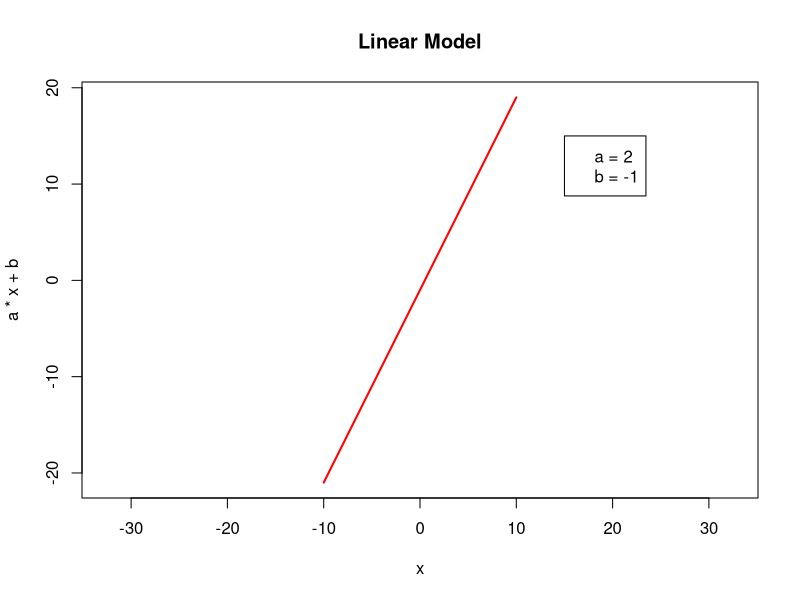
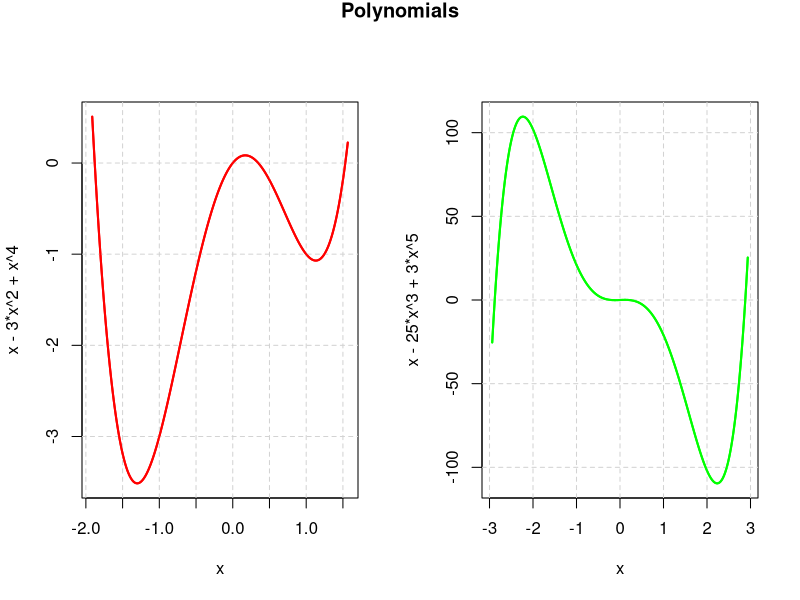
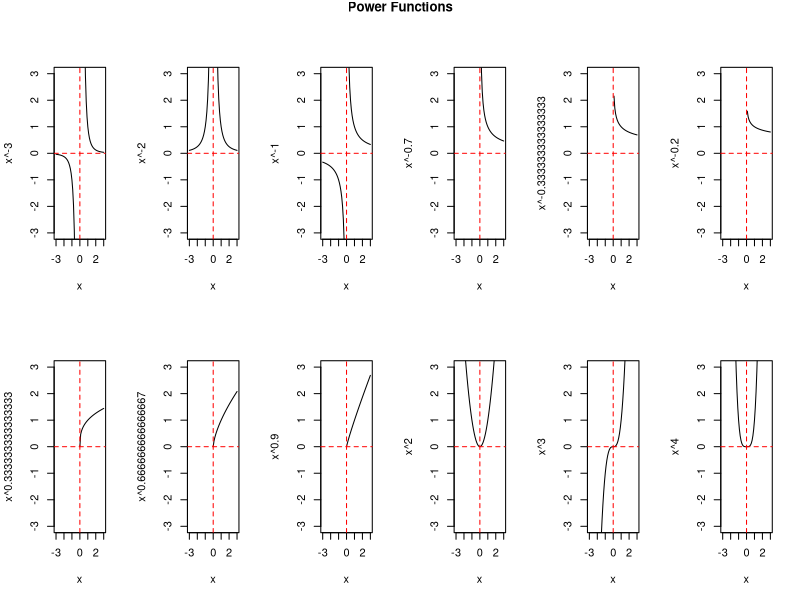
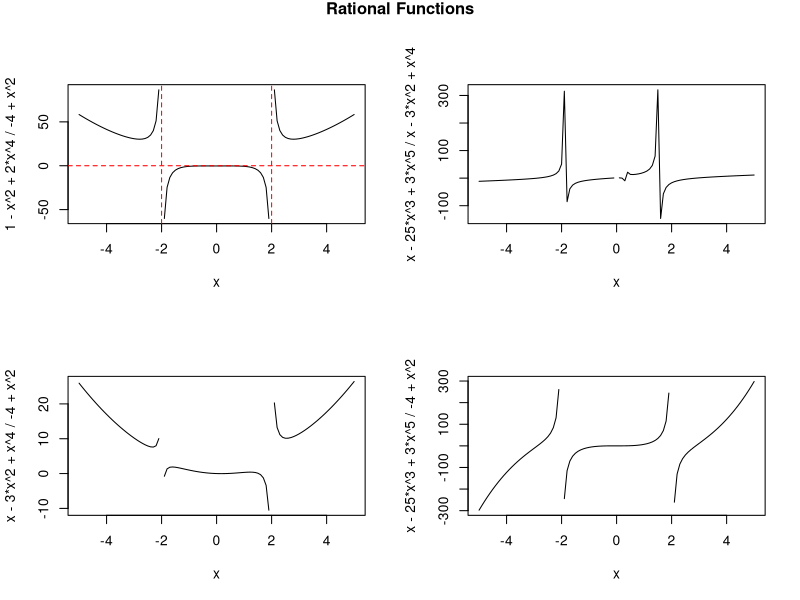
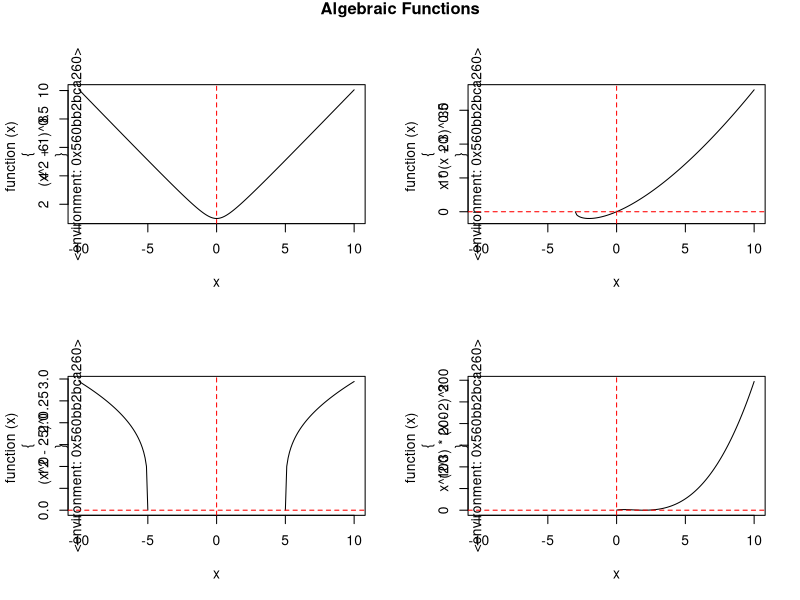
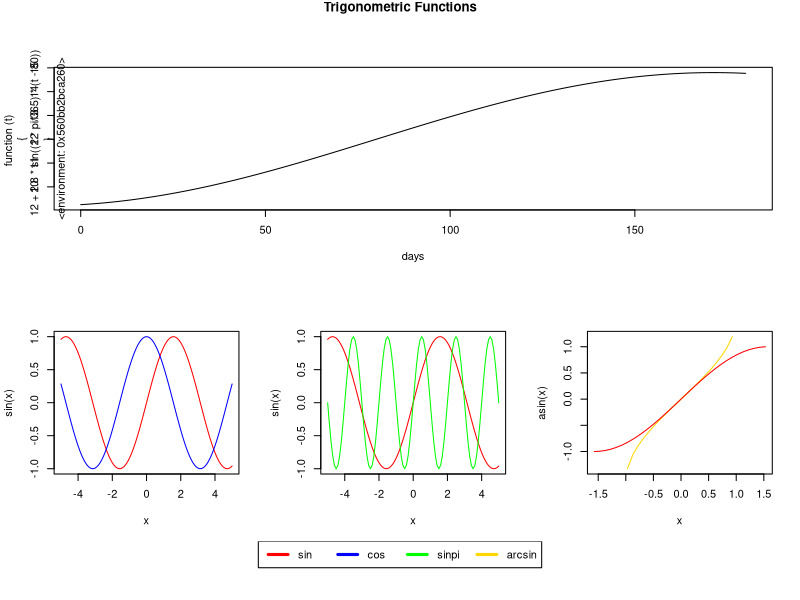
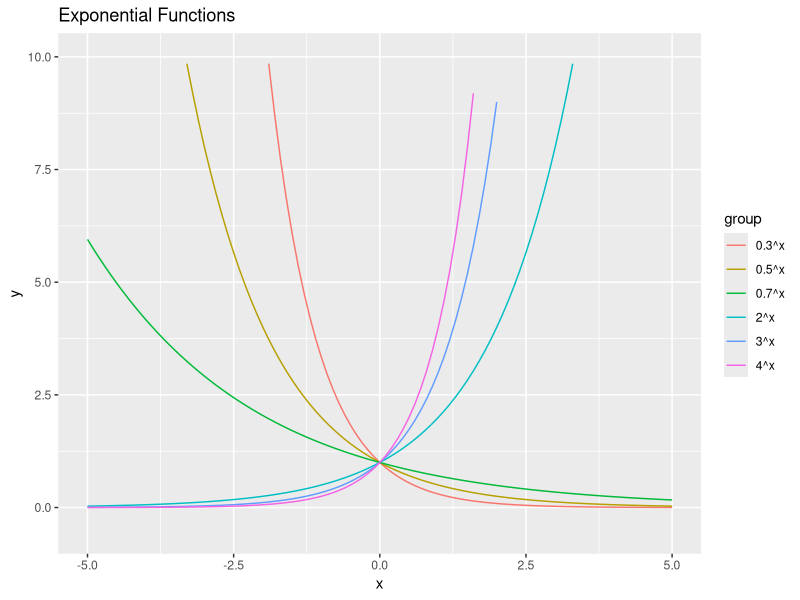
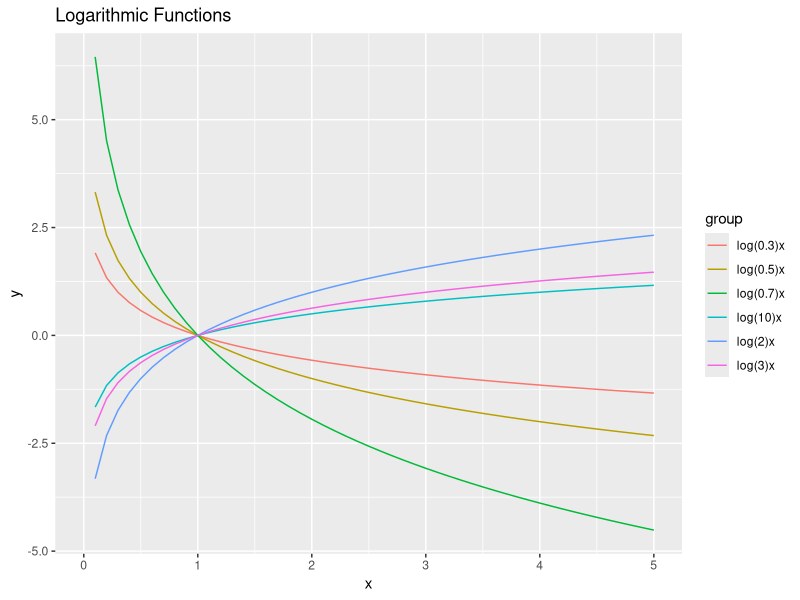

Recreate these plots in R, in order.
##### Mathematical Models #####

# jpeg/png("filename.jpg/.png")
# plot(...)
# dev.off()
setwd("/Users/yumeng.zou/Google Drive/Freshyear/Summer/R/Math Functions")

# 1 Linear Model
x<-seq(-10,10,0.1)
a<-2
b<--1
plot(x,a*x+b,type='l',asp=1,main="Linear Model",col='red',lwd=2)
legend(15,15,c("a = 2","b = -1"))


# 2 Polynomials
library(polynom)
p1<-polynomial(c(0,1,-3,0,1))
p1
p2<-polynomial(c(0,1,0,-25,0,3))
p2
par(oma=c(0,0,1,0),mfrow=c(1,2))
## oma: a vector of c(bottom, left, top, right) giving the size of outer margins in lines of text
plot(p1,ylab=p1,col='red',lwd=2)
plot(p2,ylab=p2,col='green',lwd=2)
title(main="Polynomials",outer=T)
## mtext("Polynomials",outer=T,side=3,cex=1.5)


# 3 Power: f(x)=x^a
x<-seq(-3,3,0.1)
par(oma=c(0,0,1,0),mfrow=c(2,6))
param<-c(-3,-2,-1,-0.7,-1/3,-1/5,1/3,2/3,0.9,2,3,4)
for (a in param){
	plot(x,x^a,type='l',ylab=paste("x^",a,sep=""),ylim=c(-3,3))
	abline(v=0,h=0,col='red',lty=2)
}
title(main="Power Functions",outer=T)


# 4 Rational Functions: f(x)=P(x)/Q(x) where P and Q are polynomials
library(polynom)
x<-seq(-5,5,0.1)
p1<-polynomial(c(0,1,-3,0,1))
p2<-polynomial(c(0,1,0,-25,0,3))
p3<-polynomial(c(1,0,-1,0,2))
p4<-polynomial(c(-4,0,1))
p1f<-as.function(p1)
p2f<-as.function(p2)
p3f<-as.function(p3)
p4f<-as.function(p4)
par(oma=c(0,0,1,0),mfrow=c(2,2))
plot(x,p3f(x)/p4f(x),type='l',ylab=paste(p3,"/",p4))
abline(v=c(-2,2),h=0,col='red',lty=2)
plot(x,p2f(x)/p1f(x),type='l',ylab=paste(p2,"/",p1))
plot(x,p1f(x)/p4f(x),type='l',ylab=paste(p1,"/",p4))
plot(x,p2f(x)/p4f(x),type='l',ylab=paste(p2,"/",p4))
title(main="Rational Functions",outer=T)


# 5 Algebraic Functions: constructed from algebraic operations (+,-,*,/,^) on polynomials
# Rational Functions belongs to Algebraic Functions
x<-seq(-10,10,0.1)
f<-function(x){(x^2 + 1)^0.5}
g<-function(x){x*(x+3)^0.5}
h<-function(x){(x^2-25)^0.25}
m<-function(x){x^(2/3)*(x-2)^2}
funs<-c(f,g,h,m)
par(oma=c(0,0,1,0),mfrow=c(2,2))
for (FUN in funs){
	plot(x,FUN(x),type='l',ylab=capture.output(FUN))
	abline(v=0,h=0,col='red',lty=2)
}
title(main="Algebraic Functions",outer=T)


# 6 Trigonometric Functions: C + A * sin/cos/tan(f(x))
par(oma=c(0,0,1,0))
layout(matrix(c(1,1,1,2,3,4,5,5,5),3,3,byrow=T),heights=c(0.45,0.45,0.1))
days<-seq(0,180,0.1)
Lt<-function(t){12+2.8*sin((2*pi/365)*(t-80))}
plot(days,Lt(days),type='l',ylab=capture.output(Lt))

x<-seq(-5,5,0.1)
plot(x,sin(x),type='l',col='red')
lines(x,cos(x),col='blue')
plot(x,sin(x),type='l',col='red')
lines(x,sinpi(x),col='green')

x<-seq(-pi/2,pi/2,0.1)
plot(x,asin(x),type='l',col='gold')
lines(x,sin(x),col='red')

par(mar=c(0,0,0,0))
plot(1, type = "n", axes=FALSE, xlab="", ylab="")
legends<-c("sin","cos","sinpi","arcsin")
colors<-c('red','blue','green','gold')
legend(x="top",legends,col=colors,lwd=3,horiz=T)

title(main="Trigonometric Functions",outer=T)


# 7 Exponential Functions: f(x)=a^x
library(ggplot2)
x<-seq(-5,5,0.1)
#sapply(c(1:4),function(a){rep(a,length(x))}) returns a matrix
#lapply(c(1:4),function(a){rep(a,length(x))}) returns a list
#unlist(lapply(c(1:4),function(a){rep(a,length(x))}))
#rapply(as.list(c(1:4)),function(a){rep(a,length(x))})
legend<-c('0.3^x','0.5^x','0.7^x','2^x','3^x','4^x')
group<-unlist(lapply(legend,function(a){rep(a,length(x))}))
df<-data.frame(x=rep(x,6),y=c(0.3^x,0.5^x,0.7^x,2^x,3^x,4^x),group=group)
g<-ggplot(df)
g+geom_line(aes(x=x,y=y,group=group,colour=group)
)+labs(title="Exponential Functions"
)+ylim(-0.5,10)


# 8 Logarithmic Functions: f(x)=log(a)x
library(ggplot2)
x<-seq(0.1,5,0.1)
legend<-c('log(0.3)x','log(0.5)x','log(0.7)x','log(2)x','log(3)x','log(10)x')
group<-unlist(lapply(legend,function(a){rep(a,length(x))}))
df<-data.frame(x=rep(x,6),
		   y=c(log(x,base=0.3),log(x,base=0.5),log(x,base=0.7),log(x,base=2),log(x,base=3),log(x,base=4)),
		   group=group)
g<-ggplot(df)
g+geom_line(aes(x=x,y=y,group=group,colour=group)
)+labs(title="Logarithmic Functions"
)+xlim(-0,5)





